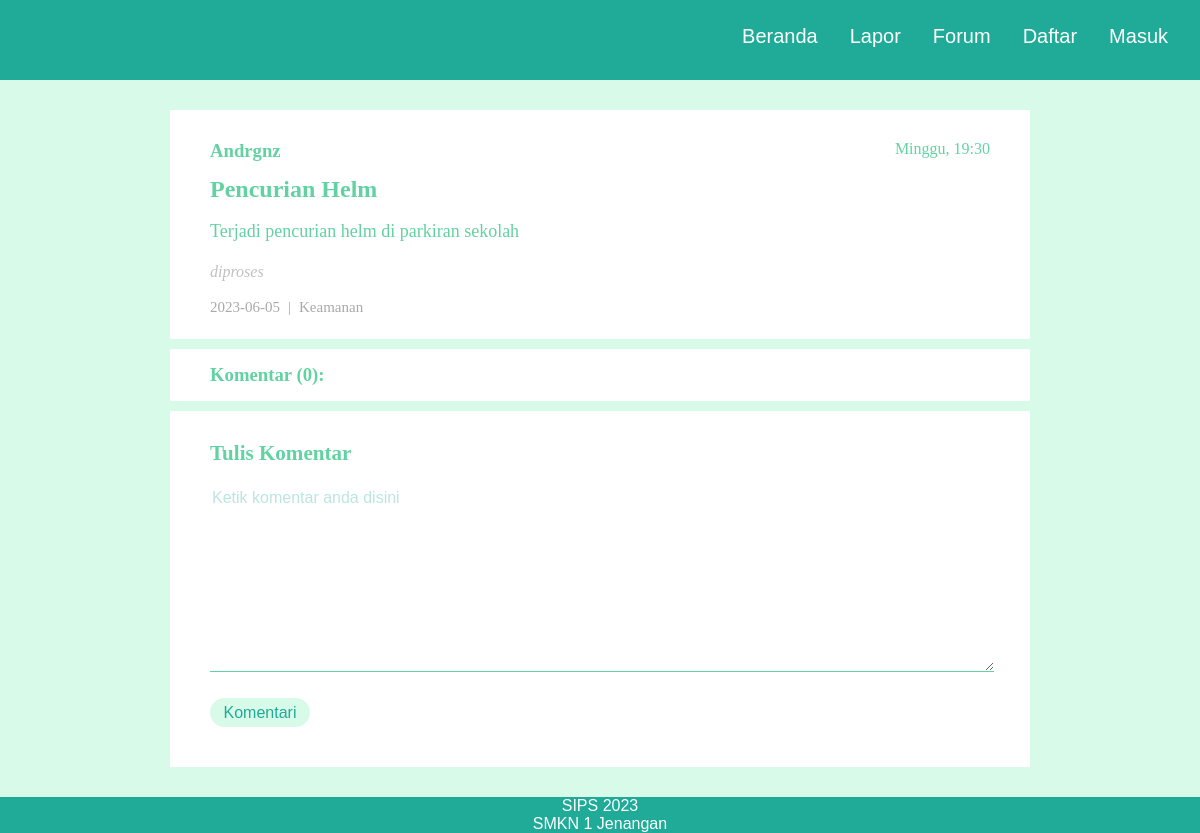
The page /forum/index/9 on the database its author committed.
### tables this page shows
CREATE TABLE `tbl_keluhan` (
  `id_keluhan` int(11) NOT NULL,
  `judul` varchar(50) NOT NULL,
  `deskripsi` text NOT NULL,
  `tanggal` date NOT NULL,
  `gambar` varchar(255) DEFAULT NULL,
  `id_kategori` varchar(50) NOT NULL,
  `status` varchar(30) NOT NULL,
  `tipe` tinyint(4) NOT NULL,
  `id_user` varchar(5) NOT NULL
);

CREATE TABLE `tbl_user` (
  `id_user` int(11) NOT NULL,
  `NIM` varchar(16) NOT NULL,
  `nama` varchar(100) NOT NULL,
  `username` varchar(50) NOT NULL,
  `email` varchar(50) NOT NULL,
  `password` varchar(255) NOT NULL,
  `role` varchar(10) NOT NULL
);

CREATE TABLE `tbl_kategori` (
  `id_kategori` int(11) NOT NULL,
  `nama` varchar(50) NOT NULL
);

### application/controllers/Forum.php (called while the page is built, shortened)
<?php
class Forum extends CI_Controller {
	public function __construct()
	{
		$this->load->model('m_forum');
	}
	public function index($id = False)
	{
		if ($id === False) {
			$query['data'] = $this->m_forum->getData();
			$this->load->view('forum/home', $query);
		}else{
			$query['data'] = $this->m_forum->detailData($id);
			$query['komentar'] = $this->m_forum->get_komentar($id);
			$this->load->view('forum/keluhan', $query);
		}
	}
}

### index.php (called while the page is built, shortened)
<?php
require_once BASEPATH.'core/CodeIgniter.php';

### application/models/M_forum.php (called while the page is built, shortened)
<?php
class M_forum extends CI_Model{
    public function detailData($id)
    {
        $this->db->select('tbl_keluhan.*,tbl_kategori.nama as nama_kategori, tbl_kategori.id_kategori, tbl_user.*');
        $this->db->from('tbl_keluhan');
        $this->db->join('tbl_kategori', 'tbl_kategori.id_kategori = tbl_keluhan.id_kategori');
        $this->db->join('tbl_user', 'tbl_user.id_user = tbl_keluhan.id_user');
        $this->db->where('id_keluhan =', $id);
        $query = $this->db->get();
        return $query->row_array();
    }
    public function get_komentar($id)
    {
        $this->db->select('tbl_keluhan.id_keluhan, tbl_balasan.*, tbl_user.*');
        $this->db->from('tbl_keluhan');
        $this->db->join('tbl_balasan', 'tbl_balasan.id_keluhan = tbl_keluhan.id_keluhan');
        $this->db->join('tbl_user', 'tbl_balasan.id_user = tbl_user.id_user');
        $this->db->where('tbl_balasan.id_keluhan =', $id);
        $query = $this->db->get();
        return $query->result_array();
    }
}

### application/views/forum/keluhan.php (the view, shortened to what this page needs)
<!DOCTYPE html>
<html lang="en">
<head>
    <link rel="stylesheet" type="text/css" href="<?= base_url('assets/');?>css/keluhan.css">
    <link rel="stylesheet" href="<?= base_url('assets/');?>css/animate.css">
</head>
<body>
    <div class="header">
        <div class="menu">
            <nav>
                <ul>
                <li><a href="<?= base_url('home')?>">Beranda</a></li>
                    <li><a href="<?= base_url('lapor')?>">Lapor</a></li>
                    <li><a href="<?= base_url('forum')?>">Forum</a></li>
                    <?php
                    if (!$this->session->has_userdata('username')) { ?>
                    <li><a href="<?= base_url('register')?>">Daftar</a></li>
                    <li><a href="<?= base_url('login')?>">Masuk</a></li>
                    <?php
                    } else{ ?>
                        <li><a href="#"> <?=$this->session->userdata('username'); ?></a></li>
                        <li><a href="<?= base_url('auth/logout') ?>">Logout</a></li>
                        <?php }
                    ?>
                </ul>
            </nav>
        </div>
    </div>
    <div class="kolom">
        <div class="id">
            <div class="username">
                <h3><?= $data['username']; ?></h3>
            </div>
            <div class="time-min">
                Minggu, 19:30
            </div>
        </div><br><br>
        <h2><?= $data['judul']; ?></h2><br>
        <div class="keluhan">
            <p><?= $data['deskripsi']; ?></p><br>
        </div>
        <div class="status"><?= $data['status'] ?></div><br>
        <div class="tag">
            <ul>
                <li><?= $data['tanggal'] ?></li>
                <li>|</li>
                <li><?= $data['nama_kategori'] ?></li>
            </ul>
        </div>
    </div>
    <div class="comment-text">
        <h3>Komentar (<?= count($komentar) ?>):</h3>
    </div>
    <div class="comment">
        <div class="keluhan">
            <form action="<?= base_url('forum/komentar') ?>" method="POST">
                <h3>Tulis Komentar</h3><br>
                <textarea rows="10" name="comment" placeholder="Ketik komentar anda disini"></textarea><br><br>
                <button type="submit">Komentari</button>
            </form>
        </div>
    </div>
    <div class="footer">
        <p> SIPS 2023<br> SMKN 1 Jenangan</p>
    </div>
</body>
</html>

### assets/css/keluhan.css (style rules this page uses)
body { overflow-x: hidden; font-family: 'Gill Sans', 'Gill Sans MT', 'Calibri', 'Trebuchet MS', sans-serif; background-color: #D7FBE8; background-attachment: fixed; }
.header { height: 80px; background: #1FAB98; position: fixed; width: 100%; margin-top: -110px; }
nav ul { display: flex; }
.menu { float: right; margin-top: 25px; }
.menu ul li { list-style: none; float: right; }
.menu ul li a { margin-right: 32px; color: white; font-size: 20px; text-decoration: none; }
.footer { left: 0; bottom: 0; width: 100%; background-color: #1FAB98; color: white; text-align: center; margin-top: 30px; }
.comment { background: white; padding: 40px; padding-top: 30px; width: 65%; margin-top: 10px; margin-bottom: 5px; text-align: justify; color: #62D2A2; font-family: 'Calibri'; }
.comment-text { background: white; width: 65%; font-family: 'Calibri'; padding: 15px 40px; margin-top: 10px; margin-bottom: 5px; text-align: justify; color: #62D2A2; }
.kolom { background: white; padding: 40px; padding-top: 30px; width: 65%; margin-top: 110px; margin-bottom: 5px; text-align: left; color: #62D2A2; font-family: 'Calibri'; text-decoration: none; }
.username { float: left; }
.time-min { float: right; }
.keluhan { font-size: 18px; }
.tag { float: left; color: darkgray; margin-left: -40px; }
.tag ul li { list-style: none; float: left; margin-right: 8px; font-size: 15px; }
.status { font-style: italic; font-family: 'Calibri'; color: silver; }
textarea { width: 100%; height: auto; border: none; border-bottom: 1px solid #62D2A2; font-family: sans-serif; font-size: 16px; font-weight: 200px; color: #62D2A2; }
button { border: none; width: 100px; background: #D7FBE8; color: #1FAB98; font-size: 16px; line-height: 25px; padding: 2px 0; border-radius: 15px; cursor: pointer; text-align: center; }
::placeholder { color: #1FAB98; opacity: 0.3; }
* { margin: 0px auto; padding: 0px auto; }

### rows shown on the page
tbl_keluhan: id_user.username "Andrgnz", judul "Pencurian Helm", deskripsi "Terjadi pencurian helm di parkiran sekolah", status "diproses", tanggal "2023-06-05", id_kategori.nama "Keamanan"

### other values the page prints
count($komentar) "0"
